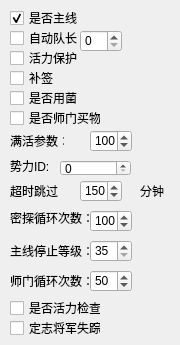
       <widget class="QWidget" name="tab_6">
        <attribute name="title">
         <string>基</string>
        </attribute>
        <widget class="QCheckBox" name="isZhuxianEnableBox">
         <property name="geometry">
          <rect>
           <x>10</x>
           <y>10</y>
           <width>71</width>
           <height>16</height>
          </rect>
         </property>
         <property name="text">
          <string>是否主线</string>
         </property>
         <property name="checked">
          <bool>true</bool>
         </property>
        </widget>
        <widget class="QCheckBox" name="captainBox">
         <property name="geometry">
          <rect>
           <x>10</x>
           <y>30</y>
           <width>71</width>
           <height>16</height>
          </rect>
         </property>
         <property name="text">
          <string>自动队长</string>
         </property>
        </widget>
        <widget class="QCheckBox" name="huoliProtectBox">
         <property name="geometry">
          <rect>
           <x>10</x>
           <y>50</y>
           <width>71</width>
           <height>16</height>
          </rect>
         </property>
         <property name="text">
          <string>活力保护</string>
         </property>
         <property name="checkable">
          <bool>false</bool>
         </property>
        </widget>
        <widget class="QCheckBox" name="buqianBox">
         <property name="geometry">
          <rect>
           <x>10</x>
           <y>70</y>
           <width>71</width>
           <height>16</height>
          </rect>
         </property>
         <property name="text">
          <string>补签</string>
         </property>
         <property name="checkable">
          <bool>false</bool>
         </property>
        </widget>
        <widget class="QSpinBox" name="duimoSpinBox">
         <property name="geometry">
          <rect>
           <x>80</x>
           <y>30</y>
           <width>42</width>
           <height>22</height>
          </rect>
         </property>
        </widget>
        <widget class="QCheckBox" name="junziShiyongBox">
         <property name="geometry">
          <rect>
           <x>10</x>
           <y>90</y>
           <width>71</width>
           <height>16</height>
          </rect>
         </property>
         <property name="text">
          <string>是否用菌</string>
         </property>
        </widget>
        <widget class="QCheckBox" name="shimenYongjunBox">
         <property name="geometry">
          <rect>
           <x>10</x>
           <y>110</y>
           <width>91</width>
           <height>16</height>
          </rect>
         </property>
         <property name="text">
          <string>是否师门买物</string>
         </property>
        </widget>
        <widget class="QSpinBox" name="manhuoSpinBox">
         <property name="geometry">
          <rect>
           <x>90</x>
           <y>130</y>
           <width>42</width>
           <height>22</height>
          </rect>
         </property>
         <property name="minimum">
          <number>0</number>
         </property>
         <property name="maximum">
          <number>200</number>
         </property>
         <property name="value">
          <number>100</number>
         </property>
        </widget>
        <widget class="QLabel" name="label_7">
         <property name="geometry">
          <rect>
           <x>10</x>
           <y>130</y>
           <width>54</width>
           <height>21</height>
          </rect>
         </property>
         <property name="text">
          <string>满活参数：</string>
         </property>
        </widget>
        <widget class="QLabel" name="label_9">
         <property name="geometry">
          <rect>
           <x>10</x>
           <y>160</y>
           <width>54</width>
           <height>12</height>
          </rect>
         </property>
         <property name="text">
          <string>势力ID:</string>
         </property>
        </widget>
        <widget class="QLabel" name="label_10">
         <property name="geometry">
          <rect>
           <x>10</x>
           <y>180</y>
           <width>54</width>
           <height>21</height>
          </rect>
         </property>
         <property name="text">
          <string>超时跳过</string>
         </property>
        </widget>
        <widget class="QSpinBox" name="timeLimitSpinBox">
         <property name="geometry">
          <rect>
           <x>80</x>
           <y>180</y>
           <width>42</width>
           <height>22</height>
          </rect>
         </property>
         <property name="maximum">
          <number>500</number>
         </property>
         <property name="value">
          <number>150</number>
         </property>
        </widget>
        <widget class="QLabel" name="label_11">
         <property name="geometry">
          <rect>
           <x>140</x>
           <y>175</y>
           <width>31</width>
           <height>31</height>
          </rect>
         </property>
         <property name="text">
          <string>分钟</string>
         </property>
        </widget>
        <widget class="QLabel" name="label_12">
         <property name="geometry">
          <rect>
           <x>10</x>
           <y>210</y>
           <width>81</width>
           <height>16</height>
          </rect>
         </property>
         <property name="text">
          <string>密探循环次数：</string>
         </property>
        </widget>
        <widget class="QSpinBox" name="mitanCounterSpinBox">
         <property name="geometry">
          <rect>
           <x>90</x>
           <y>210</y>
           <width>42</width>
           <height>22</height>
          </rect>
         </property>
         <property name="minimum">
          <number>50</number>
         </property>
         <property name="maximum">
          <number>500</number>
         </property>
         <property name="value">
          <number>100</number>
         </property>
        </widget>
        <widget class="QLabel" name="label_13">
         <property name="geometry">
          <rect>
           <x>10</x>
           <y>240</y>
           <width>81</width>
           <height>21</height>
          </rect>
         </property>
         <property name="text">
          <string>主线停止等级：</string>
         </property>
        </widget>
        <widget class="QSpinBox" name="levelSpinBox">
         <property name="geometry">
          <rect>
           <x>90</x>
           <y>240</y>
           <width>42</width>
           <height>22</height>
          </rect>
         </property>
         <property name="minimum">
          <number>35</number>
         </property>
         <property name="maximum">
          <number>100</number>
         </property>
         <property name="value">
          <number>35</number>
         </property>
        </widget>
        <widget class="QLabel" name="label_14">
         <property name="geometry">
          <rect>
           <x>10</x>
           <y>270</y>
           <width>81</width>
           <height>21</height>
          </rect>
         </property>
         <property name="text">
          <string>师门循环次数：</string>
         </property>
        </widget>
        <widget class="QSpinBox" name="shimenCounterSpinBox">
         <property name="geometry">
          <rect>
           <x>90</x>
           <y>270</y>
           <width>42</width>
           <height>22</height>
          </rect>
         </property>
         <property name="minimum">
          <number>10</number>
         </property>
         <property name="maximum">
          <number>100</number>
         </property>
         <property name="value">
          <number>50</number>
         </property>
        </widget>
        <widget class="QCheckBox" name="huoyueCheckBox">
         <property name="geometry">
          <rect>
           <x>10</x>
           <y>300</y>
           <width>91</width>
           <height>16</height>
          </rect>
         </property>
         <property name="text">
          <string>是否活力检查</string>
         </property>
        </widget>
        <widget class="QCheckBox" name="generalDZCheckBox">
         <property name="geometry">
          <rect>
           <x>10</x>
           <y>320</y>
           <width>91</width>
           <height>16</height>
          </rect>
         </property>
         <property name="text">
          <string>定志将军失踪</string>
         </property>
        </widget>
        <widget class="QSpinBox" name="forceIdField">
         <property name="geometry">
          <rect>
           <x>60</x>
           <y>160</y>
           <width>71</width>
           <height>16</height>
          </rect>
         </property>
         <property name="maximum">
          <number>999999</number>
         </property>
         <property name="value">
          <number>0</number>
         </property>
        </widget>
       </widget>
